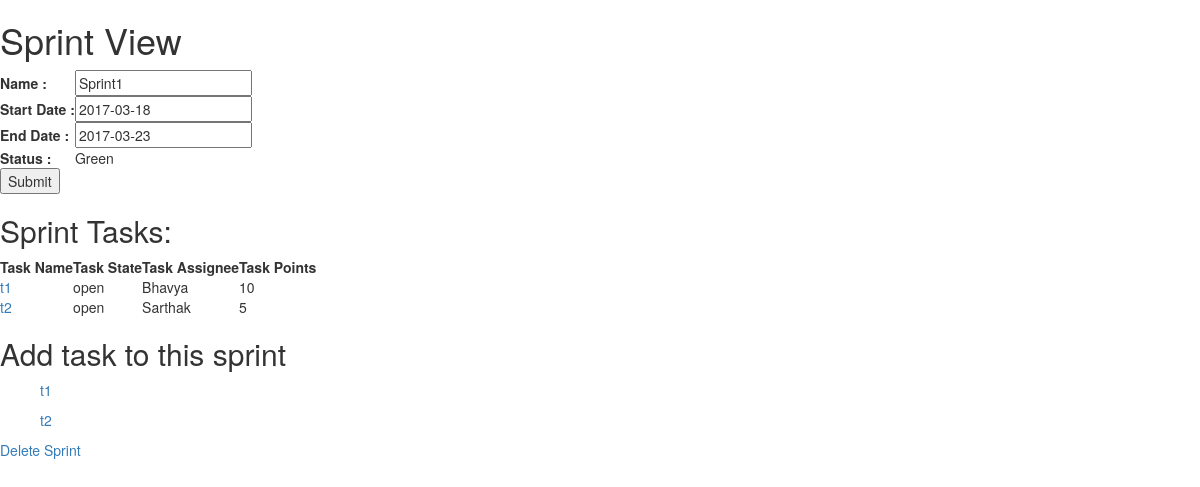
/Tracker/edit_sprint/22/, run on an earlier commit of the app's database.
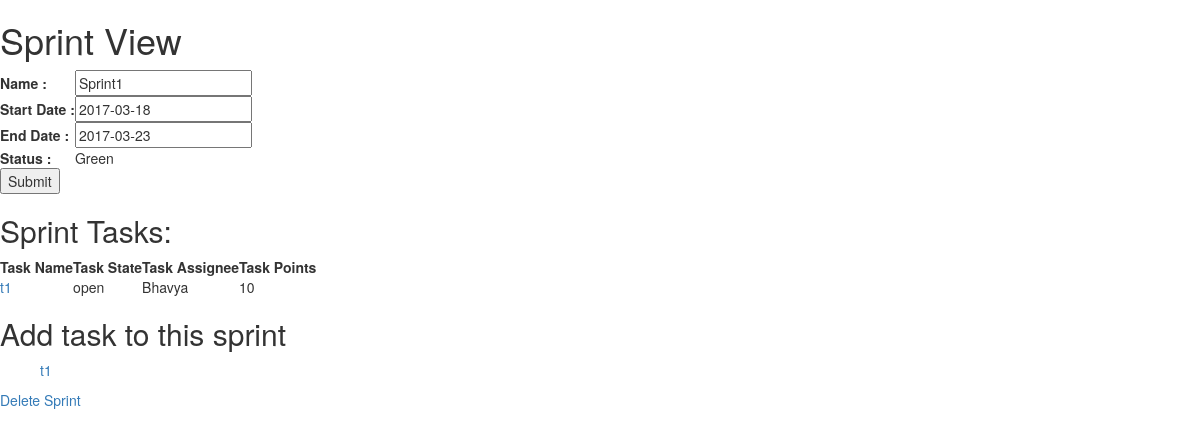
And on a later commit of the database.
### Tracker/models.py (models this page shows, shortened)
class sprint(models.Model):
    project = models.ForeignKey(project, on_delete=models.CASCADE)
    sname = models.CharField(max_length=100,verbose_name='Sprint Name')
    start_date =models.DateField('start date')
    end_date =models.DateField('end date')
    status = models.CharField(max_length=10,verbose_name='Sprint Status',default='Green')

class task(models.Model):
    tsprint = models.ForeignKey(sprint, on_delete=models.CASCADE,blank=True,null=True)
    tproject = models.ForeignKey(project, on_delete=models.CASCADE)
    tname = models.CharField(max_length=100)
    desc = models.CharField(max_length=200,blank=True)
    due_date = models.DateField('due date')
    risk = models.CharField(max_length=200,blank=True)
    status = models.CharField(max_length=50,default='yellow',choices=Status_Choices)
    priority = models.CharField(max_length=50,choices=Priority_Choices)
    state = models.CharField(max_length=50, default='open',choices=State_Choices)
    assign = models.CharField(max_length=100)
    remainder = models.CharField(max_length=200,blank=True)
    heading = models.CharField(max_length=200,blank=True)
    dep_task = models.CharField(max_length=100,blank=True)
    tp = models.IntegerField(default=1)
    comp_time = models.DateTimeField(null=True)
    created = models.DateTimeField(auto_now_add=True)
    def __init__(self, *args, **kwargs):
        super(task, self).__init__(*args, **kwargs)
        self.old_state = self.state

### Tracker/views/sprint_views.py (the view)
# urls.py: url(r'^edit_sprint/(?P<sprint_id>[0-9]+)/$',views.edit_sprint, name='edit_sprint'),
def edit_sprint(request,sprint_id):
    if request.method == 'POST':
        sp = get_object_or_404(sprint,pk=sprint_id)
        form = NewSprint(request.POST,instance=sp)
        if form.is_valid():
            form.save()
    else:
        sp = get_object_or_404(sprint,pk=sprint_id)
        form = NewSprint(instance=sp)
    return render(request, 'Tracker/edit_sprint.html', {'sprint': sp,'form': form})

### Tracker/forms.py
class NewSprint(ModelForm):
    class Meta:
        model = sprint
        fields = ['project','sname','start_date','end_date','status']

### Tracker/models.py (called while the page is built)
    def __str__(self):
        return self.pname

### Tracker/templates/Tracker/edit_sprint.html (shortened to what this page needs)
{% extends "Tracker/base.html" %}
{% block content %}
		<h1>Sprint View</h1>
		<form action="{% url 'edit_sprint' sprint.id %}" method="post">
			<table>
				<tr>
					<th>Name :</th>
					<td>{{form.sname}}</td>
				</tr>
				<tr>
					<th>Start Date :</th>
					<td>  {{form.start_date}}</td>
				</tr>
				<tr>
					<th>End Date : </th>
					<td> {{form.end_date}}</td>
				</tr>
				<tr>
					<th>Status : </th>
					<td> {{sprint.status}}</td>
				</tr>
			</table>
		    <input type="submit" value="Submit" />
		</form>
		<h2>Sprint Tasks:</h2>
		<table>
			<tr>
				<th>Task Name</th>
				<th>Task State</th>
				<th>Task Assignee</th>
				<th>Task Points</th>
			</tr>
			{% for task in sprint.task_set.all %}
    			<tr>
    			<td><a href= "{% url 'edit_task' task.id %}">{{ task.tname }}</a></td>
    			<td>{{ task.state }}</td>
    			<td>{{ task.assign }}</td>
    			<td>{{ task.tp }}</td>
    			</tr>
    		{% endfor %}
    	</table>
		<h2>Add task to this sprint</h2>
		<list>
			{% for task in sprint.project.task_set.all %}
    			<ul><a href= "{% url 'edit_task' task.id %}">{{ task.tname }}</a></ul>
    		{% endfor %}
    	</list>
    	<a href="{% url 'delete_sprint' sprint.id %}" >Delete Sprint</a>
{% endblock %}

### Tracker/templates/Tracker/base.html (shortened to what this page needs)
{% load static %}
<!DOCTYPE html>
<html>
	<head>
		<link rel="stylesheet" type="text/css" href="{% static 'Tracker/css/bootstrap.min.css' %}" />
	    <link rel="stylesheet" type="text/css" href="{% static 'Tracker/style.css' %}" />
	</head>
	<body>
    	{% block content %}{% endblock %}
	</body>
</html>

### Tracker/static/Tracker/css/style.css (style rules this page uses)
body { background: white; }

What changed in the data, as far as the page shows it:
removed task: tname "t2", state "open", assign "Sarthak", tp "5"
